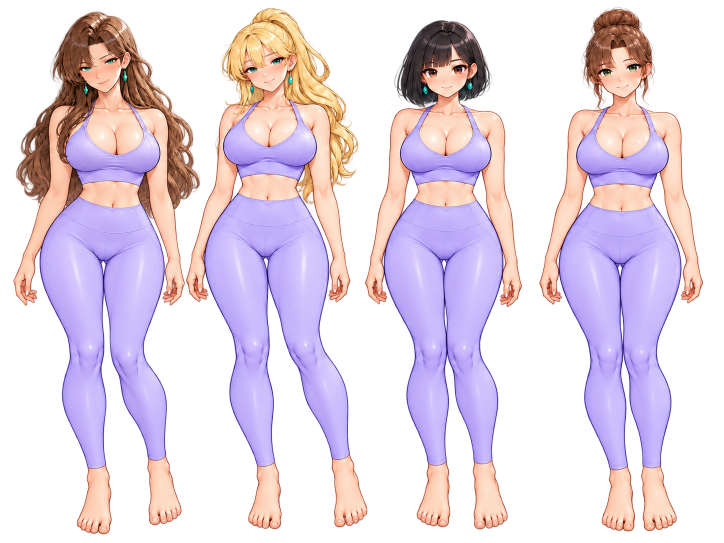
#> input picture assets/characters/cast4/four_standing_front_yoga.png, 1448 x 1086 px, found by its file name (shown at 1/2 size)
$ python make-cast4-assets.py ../../assets/characters/cast4/four_standing_front_yoga.png
#> lines starting #> are read from the running program, lines starting #| are printed output that depends on the picture; after the words box and inside, x2 and y2 are one past the last pixel; in counts of white or black regions, pixels touching at a corner belong together
#!/usr/bin/env python3
"""cast4 시트 -> 게임용 에셋. usage: make-cast4-assets.py OUT_DIR
 - 초상화(원본 해상도): 요가(four_standing_front_yoga)·오피스(four_office_standing_bright)에서 노란(유리)·단발(지안)·올린머리(오 부장)
 - SD(걷기 타일 224x208): 유리=yellow, 지안=bob, 오 부장=updo.  요가=4포즈 시트(기기·엎드림), 오피스/청바지=8컷 시트(걷기4+점프4)
 생성 이미지는 만들지 않고 원본 픽셀만 잘라 쓴다(배경 얼룩은 가장 큰 덩어리만 남겨 제거)."""
import sys,json
from pathlib import Path
from PIL import Image
import numpy as np
from scipy import ndimage as nd
SRC=Path('/home/claude/wellness-rpg/assets/characters/cast4');OUT=Path(sys.argv[1]);OUT.mkdir(parents=True,exist_ok=True)
def comps(file,n):
#> called with n = 4
    a=np.array(Image.open(file).convert('RGBA'));mask=a[:,:,3]>100
#> in comps, a is the input picture: shape (1086, 1448, 4); mean R, G, B, A 110.3, 93.5, 106.3, 121.3
#> after `mask = a[:, :, 3] > 100`:
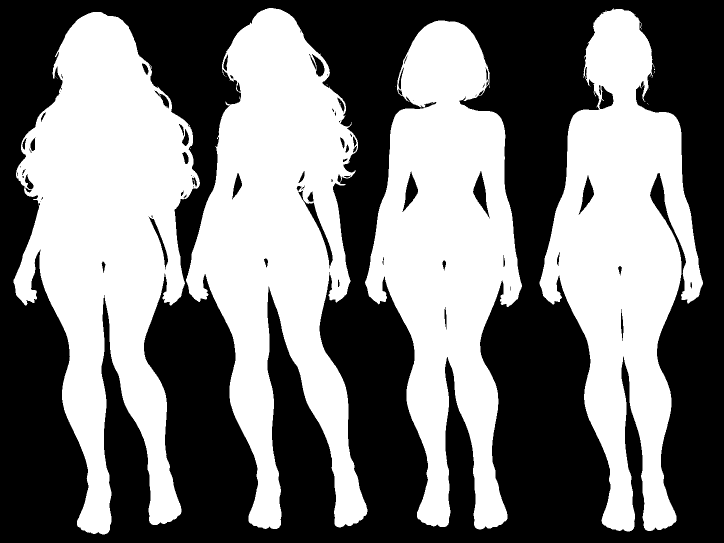
#> mask: shape (1086, 1448) bool (shown at 1/2 size); 48.2% white; 22 white regions (18 under 20 px), largest, box (x1, y1, x2, y2) and area: (27, 24, 400, 1069) 209438, (372, 16, 735, 1058) 194841, (730, 41, 1044, 1059) 178728, (1079, 17, 1406, 1063) 175520
    lab,k=nd.label(mask);sizes=np.bincount(lab.ravel());sizes[0]=0;boxes=nd.find_objects(lab)
#> after `lab, k = nd.label(mask)`:
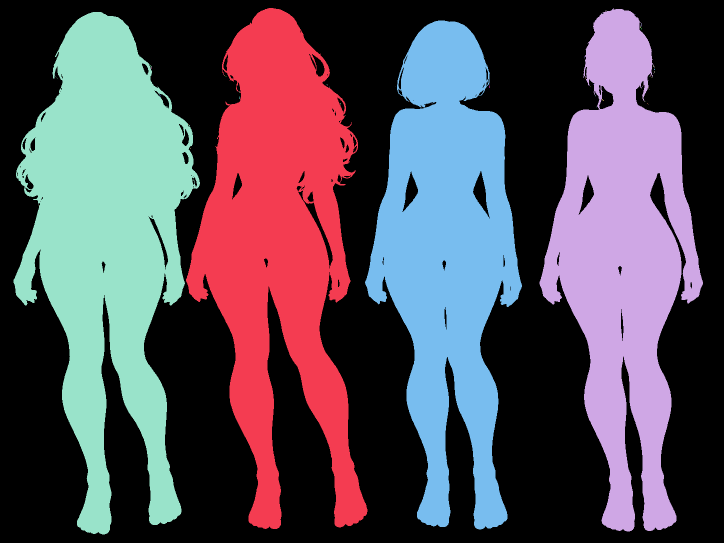
#> lab: shape (1086, 1448) int32 (shown at 1/2 size); 72 distinct labels, from 0 to 71; one colour per label, 0 black
#> after `lab, k = nd.label(mask)`: k = 71
#> after `sizes = np.bincount(lab.ravel())`: sizes = 72 values, max 813957 at index 0, min 1 at index 3, mean 21840.7
#> after `boxes = nd.find_objects(lab)`: boxes = 71 items
    ids=list(np.argsort(sizes)[-n:]);out=[]
#> after `ids = list(np.argsort(sizes)[-n:])`: ids = [2, 8, 1, 5]
    for i in ids:
        sy,sx=boxes[i-1];comp=lab==i;keep=nd.binary_dilation(nd.binary_fill_holes(comp),iterations=2)
        rgba=a.copy();rgba[:,:,3]=np.where(keep,rgba[:,:,3],0)
        im=Image.fromarray(rgba[sy.start:sy.stop,sx.start:sx.stop]);im=im.crop(im.getbbox())
        out.append(((sy.start+sy.stop)/2,(sx.start+sx.stop)/2,im,sy,sx))
#> this loop made 4 passes
#> i on passes 1 to 4: 2, 8, 1, 5
#> pass 1, in comps, `im = Image.fromarray(rgba[sy.start:sy.stop, sx.start:sx.stop])`:
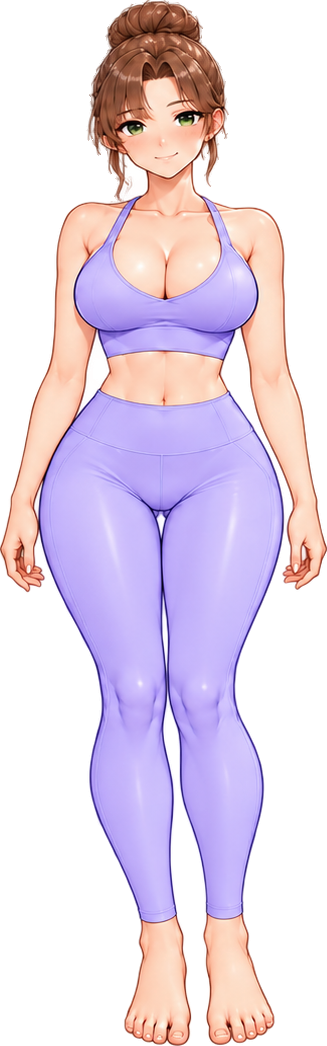
#> im: PIL image 327x1046 RGBA; mean R, G, B, A 119.5, 101.1, 117.8, 129; transparent parts drawn white
#> after the loop:
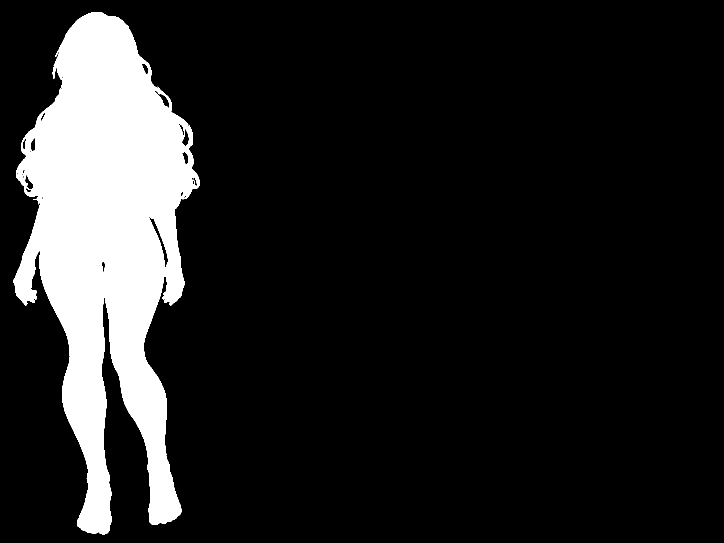
#> comp: shape (1086, 1448) bool (shown at 1/2 size); 13.3% white; 1 white region, box (x1, y1, x2, y2) and area: (27, 24, 400, 1069) 209420
#> after the loop:
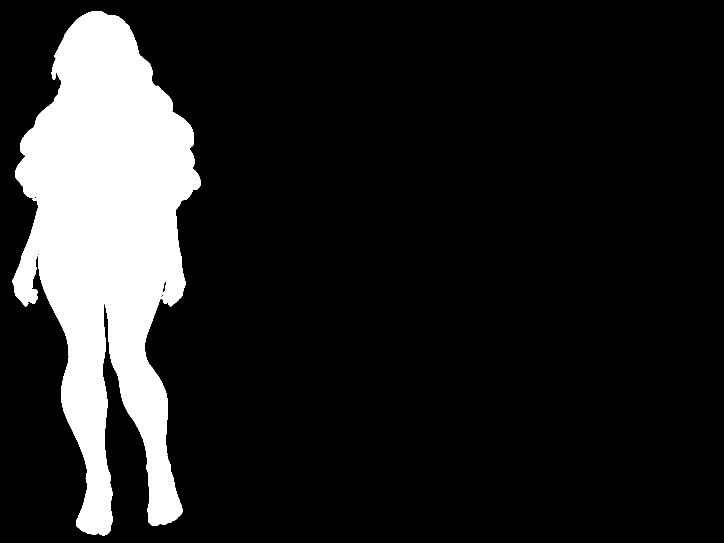
#> keep: shape (1086, 1448) bool (shown at 1/2 size); 14% white; 1 white region, box (x1, y1, x2, y2) and area: (25, 22, 402, 1071) 219407
#> after the loop:
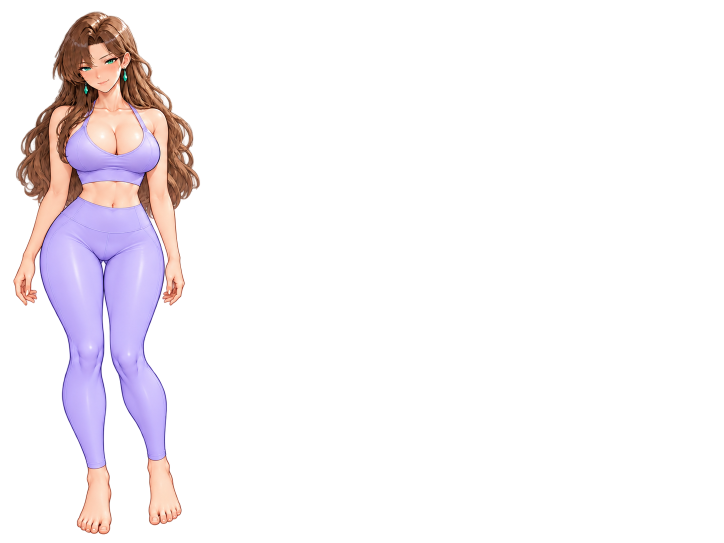
#> rgba: shape (1086, 1448, 4) (shown at 1/2 size); mean R, G, B, A 110.3, 93.5, 106.3, 33.4; transparent parts drawn white
#> after the loop, out = 4 items
    return out
def order(cs,cols,rows):
#> called with cols = 4, rows = 1
    cs=sorted(cs,key=lambda c:c[0]);res=[]
#> after `cs = sorted(cs, key=lambda c: c[0])`: cs = 4 items
    for r in range(rows):res+=sorted(cs[r*cols:(r+1)*cols],key=lambda c:c[1])
    return [c[2] for c in res]
# ---- 초상화
who=['hero','yuri','jian','boss']
for tag,f in [('yoga','four_standing_front_yoga.png'),('office','four_office_standing_bright.png')]:
    ims=order(comps(SRC/f,4),4,1)
#> ims = 4 items
    for w,im in zip(who,ims):
        if w=='hero':continue
        im.save(OUT/f'portrait_{w}_{tag}.webp','WEBP',quality=96,alpha_quality=100,method=6);print(w,tag,im.size)
#> this loop made 4 passes
#> w on passes 1 to 4: 'hero', 'yuri', 'jian', 'boss'
#| yuri yoga (363, 1042)
#| jian yoga (314, 1018)
#| boss yoga (327, 1046)
#> pass 2, `im.save(OUT / f'portrait_{w}_{tag}.webp', 'WEBP', quality=96, alpha_qu`:
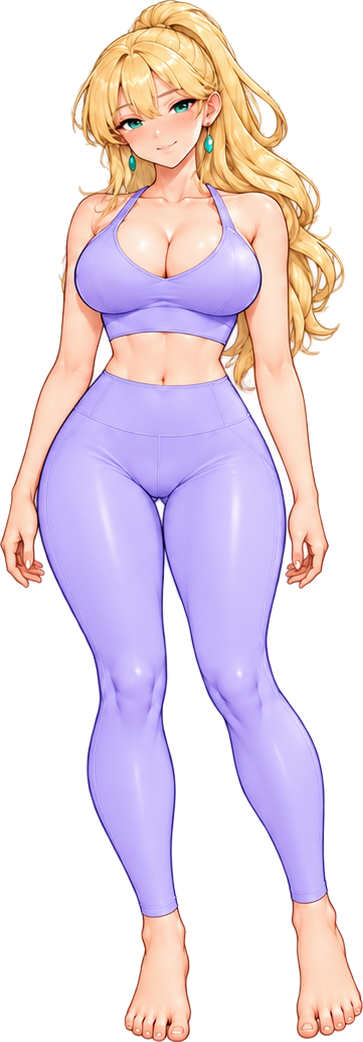
#> saved as portrait_yuri_yoga.webp: PIL image 363x1042 RGBA; mean R, G, B, A 128.2, 109.8, 119, 129.4; transparent parts drawn white
#> (the run stopped early here; a loop or call above may not have finished)
